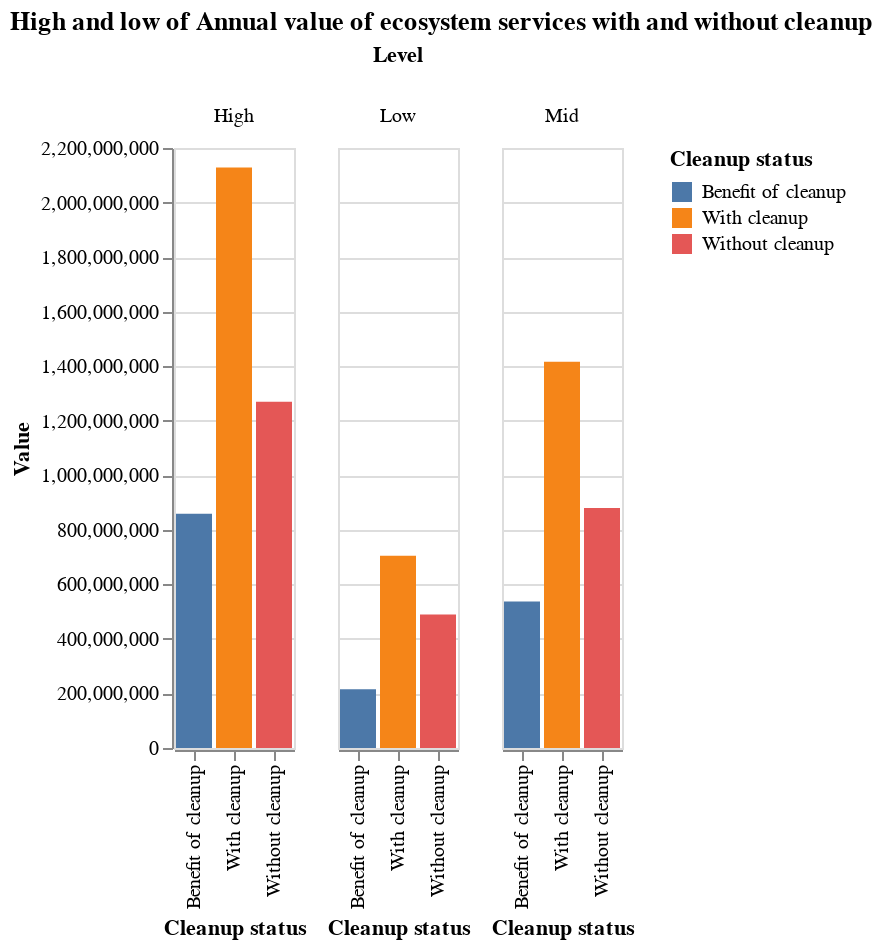

Notebook code cell kept with this figure:
### Code cell
alt.Chart(df3, title = 'High and low of Annual value of ecosystem services with and without cleanup').mark_bar().encode(
    x='Cleanup status',
    y='Value',
    color='Cleanup status',
    column='Level'
)

### Figure 1 — Vega-Lite specification as saved in the notebook (floating-point values rounded to 4 significant figures)
{"config": {"view": {"continuousWidth": 400, "continuousHeight": 300}}, "data": {"name": "data-310dface23fcc54bec7edc7cc3e94aa5"}, "mark": "bar", "encoding": {"color": {"field": "Cleanup status", "type": "nominal"}, "column": {"field": "Level", "type": "nominal"}, "x": {"field": "Cleanup status", "type": "nominal"}, "y": {"field": "Value", "type": "quantitative"}}, "title": "High and low of Annual value of ecosystem services with and without cleanup", "$schema": "https://vega.github.io/schema/vega-lite/v4.17.0.json", "datasets": {"data-310dface23fcc54bec7edc7cc3e94aa5": [{"Cleanup status": "With cleanup", "Level": "Low", "Value": 705209378}, {"Cleanup status": "Without cleanup", "Level": "Low", "Value": 489883908}, {"Cleanup status": "Benefit of cleanup", "Level": "Low", "Value": 215325469}, {"Cleanup status": "With cleanup", "Level": "Mid", "Value": 1416705140}, {"Cleanup status": "Without cleanup", "Level": "Mid", "Value": 879715684}, {"Cleanup status": "Benefit of cleanup", "Level": "Mid", "Value": 536989457}, {"Cleanup status": "With cleanup", "Level": "High", "Value": 2128200903}, {"Cleanup status": "Without cleanup", "Level": "High", "Value": 1269547459}, {"Cleanup status": "Benefit of cleanup", "Level": "High", "Value": 858653444}]}}
